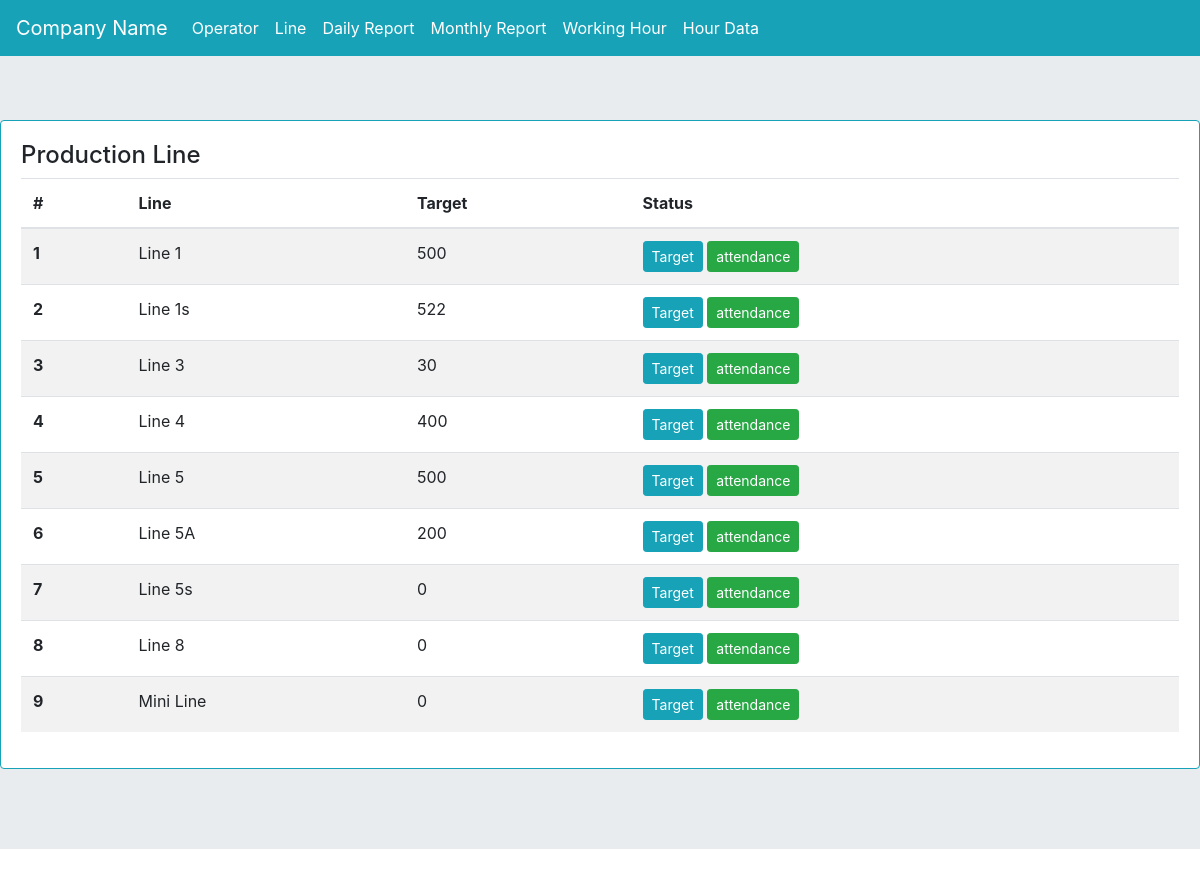
Page /linelist/ on the committed database.
### myapp/models.py (models this page shows, shortened)
class line(models.Model):
    line_name = models.CharField(max_length=255)
    target = models.PositiveIntegerField(default=0)

### myapp/views.py (the view)
# urls.py: path('linelist/', views.linelist, name='linelist'),
def linelist(request):
    lis = line.objects.all()
    context = {'lis':lis}
    return render(request, 'line.html', context)

### templates/line.html (shortened to what this page needs)
{% extends 'base.html' %}
{% block content %}
<div class="card border-info mb-3">
  <div class="card-body">
<h4>Production Line</h4>
<table class="table table-striped" id="invlist">
  <thead>
    <tr>
      <th scope="col">#</th>
      <th scope="col">Line</th>
      <th scope="col">Target</th>
      <th scope="col">Status</th>
    </tr>
  </thead>
  <tbody id="linelistTbl">
  	{% for i in lis %}
    <tr class="linetr">
      <th scope="row" class="lid">{{i.id}}</th>
      <td>{{i.line_name}}</td>
      <td>{{i.target}}</td>
      <td>
<button type="button" class="btn btn-sm btn-info" data-toggle="modal" data-target="#lineu-{{i.id}}">
  Target
</button>
    <a href="{% url 'myapp:operatoratt' i.id %}" class="btn btn-sm btn-success">attendance</a>
      </td>
    </tr>
    {% endfor %}
  </tbody>
</table>
  </div>
</div>
{% endblock content %}

### rows in the picture
line: id "1", line_name "Line 1", target "500"
line: id "2", line_name "Line 1s", target "522"
line: id "3", line_name "Line 3", target "30"
line: id "4", line_name "Line 4", target "400"
line: id "5", line_name "Line 5", target "500"
line: id "6", line_name "Line 5A", target "200"
line: id "7", line_name "Line 5s", target "0"
line: id "8", line_name "Line 8", target "0"
line: id "9", line_name "Mini Line", target "0"
